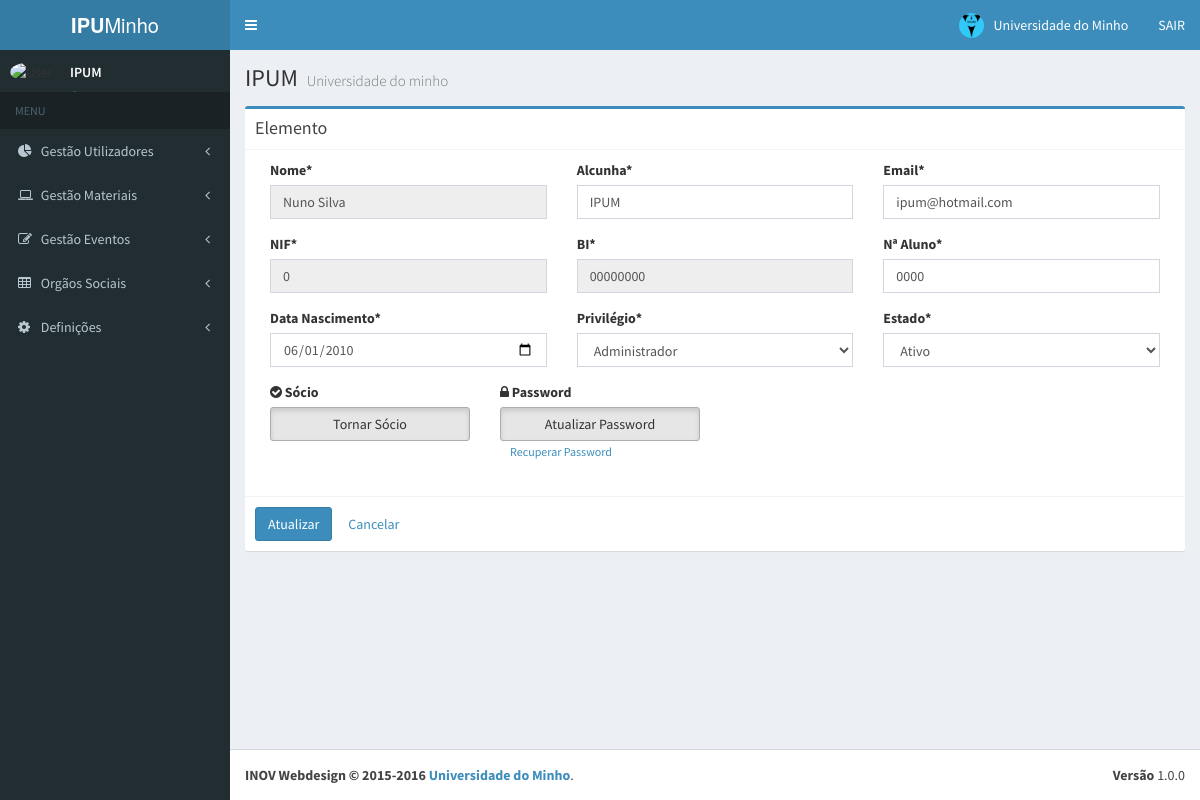
/utilizador/atualizar/1, run on the app's committed database.
### tables this page shows
CREATE TABLE `utilizador` (
  `idUtilizador` int(11) NOT NULL AUTO_INCREMENT,
  `nome` varchar(45) DEFAULT NULL,
  `alcunha` varchar(45) DEFAULT NULL,
  `password` varchar(50) DEFAULT NULL,
  `nif` int(11) DEFAULT NULL,
  `bi` varchar(12) DEFAULT NULL,
  `dataNascimento` date DEFAULT NULL,
  `dataEntrada` date DEFAULT NULL,
  `email` varchar(45) DEFAULT NULL,
  `socio` tinyint(1) DEFAULT NULL,
  `dataSocio` date DEFAULT NULL,
  `ativo` tinyint(1) DEFAULT NULL,
  `foto` varchar(1000) DEFAULT NULL,
  `privilegio` varchar(45) DEFAULT NULL,
  `nAluno` varchar(6) DEFAULT NULL,
  PRIMARY KEY (`idUtilizador`)
);

### application/controllers/utilizador.php (called while the page is built, shortened)
<?php
class Utilizador extends CI_Controller {
    public function atualizar($id = null, $indice = null) {
        $this->load->model('utilizador_m');
        $data['utilizador'] = $this->utilizador_m->compararId($id);
        $this->load->view('includes/header_v');
        $this->load->view('editarUtilizador_v', $data);
        $this->load->view('includes/menu_v');
        $this->load->view('includes/footer_v');
    }
}

### index.php (called while the page is built, shortened)
<?php
require_once BASEPATH.'core/CodeIgniter.php';

### application/models/utilizador_m.php (called while the page is built, shortened)
<?php
class Utilizador_m extends CI_Model {
    public function compararId($id) {
        $this->db->where('idUtilizador', $id);
            return $this->db->get('utilizador')->result();
    }
}

### application/views/editarUtilizador_v.php (the view, shortened to what this page needs)
<div class="content-wrapper">
    <section class="content-header">
        <h1>
            IPUM
            <small>Universidade do minho</small>
        </h1>
    </section>
    <section class="content">
        <div class="row">
            <div class="col-md-12">
                <div class="box box-primary">
                    <div class="box-header with-border">
                        <h3 class="box-title">Elemento</h3>
                    </div>
                    <?php echo form_open_multipart('utilizador/guardarAtualizacao'); ?>
                    <div class="box-body">
                        <div class="col-md-4 form-group">
                            <label >Nome*</label>
                            <input disabled="" type="text" class="form-control" value="<?= $utilizador[0]->nome; ?>" name="nome" >
                        </div>
                        <div class="col-md-4 form-group">
                            <label>Alcunha*</label>
                            <input type="text" class="form-control" value="<?= $utilizador[0]->alcunha; ?>" name="alcunha" placeholder="Introduza o alcunha...">
                        </div>
                        <div class="col-md-4 form-group">
                            <label>Email*</label>
                            <input type="email" class="form-control" name="email" value="<?= $utilizador[0]->email; ?>" placeholder="Introduza email">
                        </div>
                        <div class="col-md-4 form-group">
                            <label>NIF*</label>
                            <input  disabled="" type="text" class="form-control" name="nif" value="<?= $utilizador[0]->nif; ?>" placeholder="Introduza o NIF">
                        </div>
                        <div class="col-md-4 form-group">
                            <label>BI*</label>
                            <input disabled="" type="text" class="form-control" name="bi" value="<?= $utilizador[0]->bi; ?>"placeholder="Introduza o numero de BI">
                        </div>
                         <div class="col-md-4 form-group">
                            <label>Nª Aluno*</label>
                            <input type="text" class="form-control" name="nAluno" value="<?= $utilizador[0]->nAluno; ?>">
                        </div>
                        <div class="col-md-4 form-group">
                            <label>Data Nascimento*</label>
                            <input type="date" class="form-control" name="dataNascimento" value="<?= $utilizador[0]->dataNascimento; ?>">
                        </div>
                        <div class="col-md-4 form-group">
                            <label>Privilégio*</label>
                            <select class="form-control" name="privilegio">
                                <option  value="Administrador" <?= $utilizador[0]->privilegio == 'Administrador' ? ' selected ' : ''; ?>> Administrador</option>
                            </select>
                        </div>
                          <div class="col-md-4 form-group">
                            <label>Estado*</label>
                            <select class="form-control" name="ativo">
                                <option  value="1" <?= $utilizador[0]->ativo == '1' ? ' selected ' : ''; ?>> Ativo</option>
                            </select>
                        </div>
                       <?php if ($utilizador[0]->socio == 1) { ?>
                           <div class="col-md-4 form-group">
                               <label>Sócio</label>
                               <select class="form-control" name="socio">
                                   <option  value="1" <?= $utilizador[0]->socio == '1' ? ' selected ' : ''; ?>> Sócio</option>
                                   <option  value="0" <?= $utilizador[0]->socio == '0' ? ' selected ' : ''; ?>> Não Sócio </option>
                               </select>
                               <a class="btn btn-block btn-default active btn-xs" onclick="imprimir(<?php echo $utilizador[0]->idUtilizador ?>)"><i class="fa fa-download"></i>Imprimir</a>
                           </div>
                       <?php } else { ?>
                           <div class="col-md-3 form-group"> <i class="fa fa-check-circle"></i>
                               <label>Sócio</label>
                               <input class=" btn btn-default btn-block active" data-target="#myModal2" data-toggle="modal" type="button" value="Tornar Sócio">
                           </div>
                       <?php } ?>
                        <div class="col-md-3 form-group"> <i class="fa fa-lock"></i>
                           <label>Password</label>
                           <input class=" btn btn-default btn-block active" data-target="#myModal" data-toggle="modal" type="button" value="Atualizar Password">
                       <a href="" type="submit" class="submit btn-sm" data-target="#myModal3" data-toggle="modal" value="Ver Detalhes" class="input_box"  > Recuperar Password </a>
                        </div>
                    </div>
                    <div class="box-footer">
                        <button type="submit" value="upload" class="btn btn-primary">Atualizar</button>
                         <a class="btn" href="<?php echo site_url('utilizador/consultarUtilizadoresAtivos'); ?>">Cancelar</a>
                    </div>
                    </form>
                </div>
            </div>
        </div>
    </section>
</div>

### data on the page
utilizador: nome "Nuno Silva", alcunha "IPUM", email "ipum@hotmail.com", nif "0", bi "00000000", nAluno "0000", dataNascimento "06/01/2010", privilegio "Administrador", ativo "Ativo"
